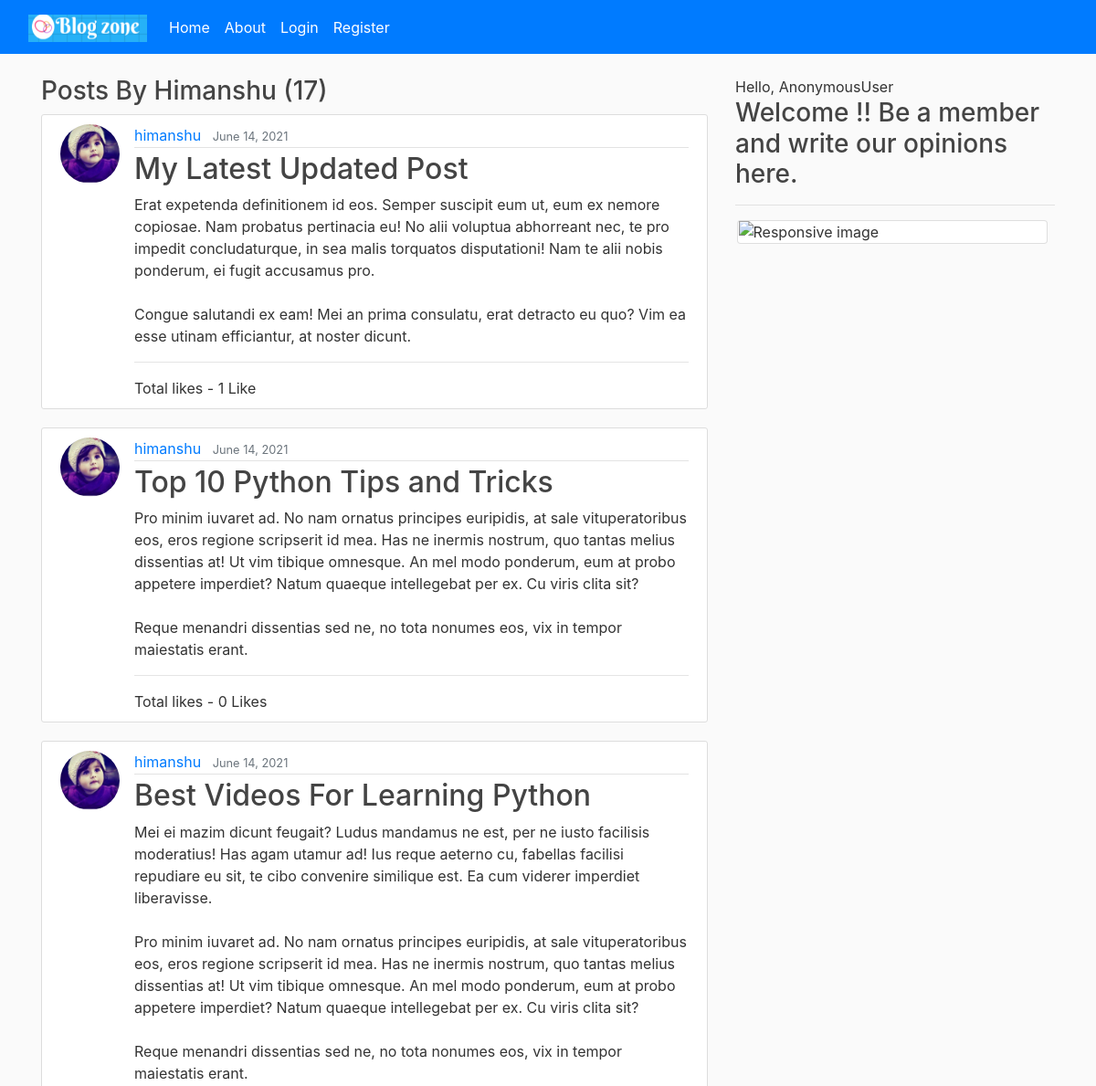
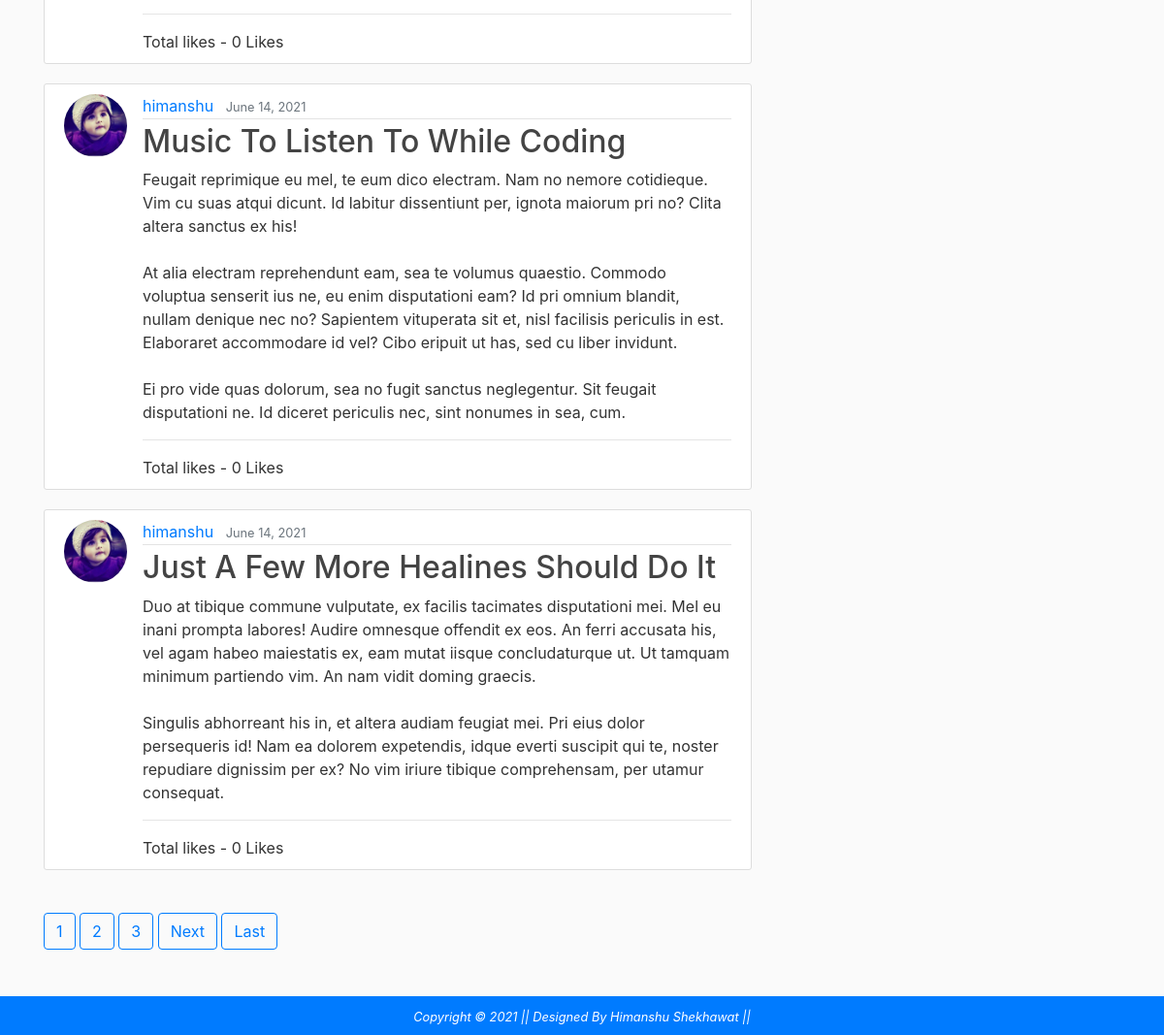
The app's page /user/himanshu with its own data (2 pictures, top to bottom).
### blog/models.py (models this page shows, shortened)
class Post(models.Model):
	title = models.CharField(max_length=100)
	content = models.TextField()
	date_created = models.DateTimeField(default=timezone.now)
	author = models.ForeignKey(User, on_delete=models.CASCADE)
	likes = models.ManyToManyField(User, related_name='likes',blank=True)
	def total_likes(self):
		return self.likes.count()

### users/models.py (models this page shows, shortened)
class Profile(models.Model):
	user = models.OneToOneField(User, on_delete =models.CASCADE)
	image =models.ImageField(default='default.jpg', upload_to='profile_pics')

### blog/views.py (the view)
# urls.py: path('user/<str:username>', UserPostListView.as_view(), name='user-posts'),
class UserPostListView(ListView):
    model = Post
    template_name = 'blog/user_posts.html'
    context_object_name = 'posts'
    paginate_by = 5
    def get_queryset(self):
        user =  get_object_or_404(User, username=self.kwargs.get('username'))
        return Post.objects.filter(author=user).order_by('-date_created')

### blog/templates/blog/user_posts.html (shortened to what this page needs)
{% extends 'blog/base.html' %}
{% load static %}
{% block content %}
<h3 class="text-capitalize">Posts by {{ view.kwargs.username }} ({{page_obj.paginator.count }})</h3>
{% for post in posts %}
        <article class="media content-section">
          <img class="rounded-circle article-img" src="{{ post.author.profile.image.url }}">
          <div class="media-body">
            <div class="article-metadata">
              <a class="mr-2" href="{% url 'user-posts' post.author.username %}">{{ post.author }}</a>
              <small class="text-muted">{{ post.date_created | date:"F d, Y" }}</small>
            </div>
            <h2><a class="article-title" href="{% url 'post-detail' post.pk %}">{{ post.title }}</a></h2>
            <p class="article-content">{{ post.content }}</p>
            <hr>
            Total likes - {{ post.total_likes }} Like{{ post.total_likes|pluralize  }}
          </div>
        </article>
 {% endfor %}
 <br>
 {% if is_paginated %}
   {% for num in page_obj.paginator.page_range %}
     {% if page_obj.number == num %}
        <a class="btn btn-outline-primary mb-" href="?page={{ num }}">{{ num }}</a>
     {% elif num > page_obj.number|add:'-3' and num < page_obj.number|add:'3' %}
        <a class="btn btn-outline-primary mb-" href="?page={{ num }}">{{ num }}</a>
     {% endif %}
   {% endfor %}
   {% if page_obj.has_next %}
        <a class="btn btn-outline-primary mb-" href="?page={{ page_obj.next_page_number }}">Next</a>
        <a class="btn btn-outline-primary mb-" href="?page={{ page_obj.paginator.num_pages }}">Last</a>
   {% endif %}
 {% endif %}
{% endblock content %}

### static/css/main.css (style rules this page uses)
body { background: #fafafa; color: #333333; margin-top: 0rem; }
h1, h2, h3, h4, h5, h6 { color: #444444; }
.content-section { background: #ffffff; padding: 10px 20px; border: 1px solid #dddddd; border-radius: 3px; margin-bottom: 20px; }
.article-title { color: #444444; }
.article-content { white-space: pre-line; }
.article-img { height: 65px; width: 65px; margin-right: 16px; }
.article-metadata { padding-bottom: 1px; margin-bottom: 4px; border-bottom: 1px solid #e3e3e3 }

### records on screen
Post: author.profile.image (picture), author "himanshu", date_created "June 14, 2021", title "My Latest Updated Post", content "Erat expetenda definitionem id eos. Semper suscipit eum ut, eum ex nemore copiosae. Nam probatus pertinacia eu! No alii voluptua abhorreant nec, te pro impedit concludaturque, in sea malis torquatos disputationi! Nam te alii nobis ponderum, ei fugit accusamus pro. Congue salutandi ex eam! Mei an prima consulatu, erat detracto eu quo? Vim ea esse utinam efficiantur, at noster dicunt.", total_likes "1"
Post: author.profile.image (picture), author "himanshu", date_created "June 14, 2021", title "Top 10 Python Tips and Tricks", content "Pro minim iuvaret ad. No nam ornatus principes euripidis, at sale vituperatoribus eos, eros regione scripserit id mea. Has ne inermis nostrum, quo tantas melius dissentias at! Ut vim tibique omnesque. An mel modo ponderum, eum at probo appetere imperdiet? Natum quaeque intellegebat per ex. Cu viris clita sit? Reque menandri dissentias sed ne, no tota nonumes eos, vix in tempor maiestatis erant.", total_likes "0"
Post: author.profile.image (picture), author "himanshu", date_created "June 14, 2021", title "Best Videos For Learning Python", content "Mei ei mazim dicunt feugait? Ludus mandamus ne est, per ne iusto facilisis moderatius! Has agam utamur ad! Ius reque aeterno cu, fabellas facilisi repudiare eu sit, te cibo convenire similique est. Ea cum viderer imperdiet liberavisse. Pro minim iuvaret ad. No nam ornatus principes euripidis, at sale vituperatoribus eos, eros regione scripserit id mea. Has ne inermis nostrum, quo tantas melius dissentias at! Ut vim tibique omnesque. An mel modo ponderum, eum at probo appetere imperdiet? Natum quaeque intellegebat per ex. Cu viris clita sit? Reque menandri dissentias sed ne, no tota nonumes eos, vix in tempor maiestatis erant.", total_likes "0"
Post: author.profile.image (picture), author "himanshu", date_created "June 14, 2021", title "Music To Listen To While Coding", content "Feugait reprimique eu mel, te eum dico electram. Nam no nemore cotidieque. Vim cu suas atqui dicunt. Id labitur dissentiunt per, ignota maiorum pri no? Clita altera sanctus ex his! At alia electram reprehendunt eam, sea te volumus quaestio. Commodo voluptua senserit ius ne, eu enim disputationi eam? Id pri omnium blandit, nullam denique nec no? Sapientem vituperata sit et, nisl facilisis periculis in est. Elaboraret accommodare id vel? Cibo eripuit ut has, sed cu liber invidunt. Ei pro vide quas dolorum, sea no fugit sanctus neglegentur. Sit feugait disputationi ne. Id diceret periculis nec, sint nonumes in sea, cum.", total_likes "0"
Post: author.profile.image (picture), author "himanshu", date_created "June 14, 2021", title "Just A Few More Healines Should Do It", content "Duo at tibique commune vulputate, ex facilis tacimates disputationi mei. Mel eu inani prompta labores! Audire omnesque offendit ex eos. An ferri accusata his, vel agam habeo maiestatis ex, eam mutat iisque concludaturque ut. Ut tamquam minimum partiendo vim. An nam vidit doming graecis. Singulis abhorreant his in, et altera audiam feugiat mei. Pri eius dolor persequeris id! Nam ea dolorem expetendis, idque everti suscipit qui te, noster repudiare dignissim per ex? No vim iriure tibique comprehensam, per utamur consequat.", total_likes "0"

### other values on screen
{{ view.kwargs.username }} "Himanshu"
{{ page_obj.paginator.count }} "17"
{{ num }} "1"
{{ num }} "2" "3"
{{ request.user }} "AnonymousUser"
